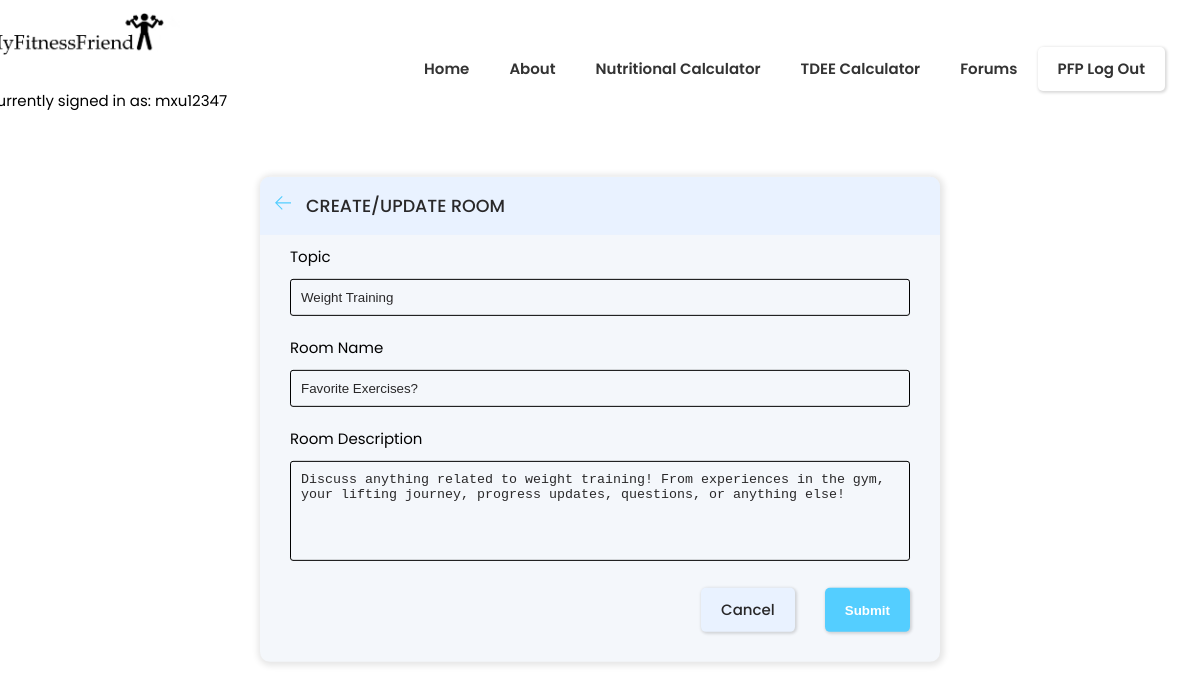
Screenshot of /update-room/1/ (signed in) with the database file from the repository.
### counter/models.py (models this page shows, shortened)
class Room(models.Model):
    host=  models.ForeignKey(User, on_delete= models.SET_NULL, null= True)
    topic = models.ForeignKey(Topic, on_delete= models.SET_NULL, null= True)
    name = models.CharField(max_length=200)
    description = models.TextField(null= True, blank= True)
    participants = models.ManyToManyField(User, related_name='participants', blank= True)
    updated = models.DateTimeField(auto_now= True) # everytime the save method is called, take the timestamp
    created = models.DateTimeField(auto_now_add= True) # autonow_add only saves time stamp on the inital add not everytime it's saved
    class Meta:
        ordering= ['-updated', '-created']

class Topic(models.Model):
    name= models.CharField(max_length= 200)

### counter/views.py (the view, shortened to what this page needs)
# urls.py: path('update-room/<str:pk>/', views.updateRoom, name= 'update-room'),
@login_required(login_url= 'login')
def updateRoom(request, pk):
    room= Room.objects.get(id= pk)
    form= RoomForm(instance= room) #pre-fills form with the values from a given room
    topics= Topic.objects.all()
    if request.user != room.host:
        return HttpResponse('You do not have permission to update this room.')
    context= {'form': form, 'topics': topics, 'room': room}
    return render(request, 'counter/room_form.html', context)

### counter/forms.py
class RoomForm(ModelForm):
    class Meta: #specify the model we want to create a form for (Room Model)
        model= Room
        fields= '__all__' #creates a form based off the fields in the Room model
        exclude= ['host', 'participants']

### counter/templates/counter/room_form.html (shortened to what this page needs)
{% extends 'main.html' %} {% block content %}
<main class="create-room layout">
  <div class="container">
    <div class="layout__box">
      <div class="layout__boxHeader">
        <div class="layout__boxTitle">
          <a href="{% url 'forums' %}">
            <svg
              version="1.1"
              xmlns="http://www.w3.org/2000/svg"
              width="32"
              height="32"
              viewBox="0 0 32 32"
            >
              <title>arrow-left</title>
              <path
                d="M13.723 2.286l-13.723 13.714 13.719 13.714 1.616-1.611-10.96-10.96h27.625v-2.286h-27.625l10.965-10.965-1.616-1.607z"
              ></path>
            </svg>
          </a>
          <h3>Create/Update Room</h3>
        </div>
      </div>
      <div class="layout__body">
        <form class="form" action="" method="POST">
          <div class="form__group">
            <label for="room_topic">Topic</label>
            <input
              required
              type="text"
              value="{{room.topic.name}}"
              name="topic"
              list="topic-list"
            />
          </div>
          <div class="form__group">
            <label for="room_name">Room Name</label>
            {{form.name}}
          </div>
          <div class="form__group">
            <label for="room_description">Room Description</label>
            {{form.description}}
          </div>
          <div class="form__action">
            <a class="btn btn--dark" href="{% url 'forums' %}">Cancel</a>
            <button class="btn btn--main" type="submit">Submit</button>
          </div>
        </form>
      </div>
    </div>
  </div>
</main>
{% endblock %}

### templates/navbar.html
{% load static %}
<header class="header header--loggedIn">
  <nav class="navbar">
    <div class="container">
      <div class="logo">
        <a href=" #home">
          <img
            src="{% static 'images/mfflogo.png'%}"
            class="mfflogo"
            alt="MyFitnessFriend Logo"
        /></a>
        <div class="user-display">
          {% if request.user.is_authenticated %}
          <p>Currently signed in as: {{request.user.username}}</p>
          {% endif %}
        </div>
      </div>
      <div class="main-menu">
        <ul>
          <li>
            <a href="#home">Home</a>
          </li>
          <li>
            <a href="#about">About</a>
          </li>
          <li>
            <a href="{% url 'foodcalc' %}">Nutritional Calculator</a>
          </li>
          <li>
            <a href="{% url 'tdee' %}">TDEE Calculator</a>
          </li>
          <li>
            <a href="{% url 'forums' %}"> Forums </a>
          </li>
          {% if request.user.is_authenticated %}
          <li>
            <a class="btn btn-light" href=" {% url 'logout' %}">
              <span> PFP </span>Log Out
            </a>
          </li>
          {% else %}
          <li>
            <a class="btn btn-light" href=" {% url 'login' %}">
              <i class="fas fa-user"></i> Log In
            </a>
          </li>
          {% endif %}
        </ul>
      </div>
    </div>
  </nav>
</header>

### fitness_app/static/style.css (style rules this page uses)
* { box-sizing: border-box; margin: 0; padding: 0; }
:root { --primary-color: #4B72D3; }
body { background-color: #ffffff; font-family: 'Poppins', sans-serif; font-size: 16px; line-height: 1.5; background:#fff; }
ul { list-style:none; }
img { max-width: 100%; }
.logo { position: relative; margin-bottom: -20px; }
.mfflogo { width:225px; position: relative; top: -30px; right: 80px; height:auto; }
.user-display { position: relative; right: 50px; top: -25px; }
form { position: relative; margin-top: -20px; }
.container { max-width: 1200px; margin: 0 auto; padding: 0 15px; }
:root { --color-main: #54ceff; --color-main-light: #e1f6fb; --color-dark: rgb(244, 247, 251); --color-dark-medium: #000000; --color-dark-light: #e9f2ff; --color-light: #292829; --color-gray: #8b8b8b; --color-light-gray: #000000; --color-bg: #ffffff; --color-success: #5dd693; --color-error: #fc4b0b; }
html { font-size: 56.25%; }
@media only screen and (min-width: 1200px) { html { font-size: 62.5%; } }
body { line-height: 1.6; font-weight: 400; font-size: 1.5rem; color: var(--color-light-gray); background-color: var(--color-bg); min-height: 100vh; }
img { width: 100%; }
a { display: inline-block; color: var(--color-main); text-decoration: none; }
.btn { background-color: transparent; border: none; display: inline-flex; align-items: center; gap: 1rem; cursor: pointer; transition: all ease-in-out 0.3s; padding: 1rem 2rem; border-radius: 5px; box-shadow: 1px 1px 3px 1px rgba(0, 0, 0, 0.15); font-weight: 500; }
.btn--main { background-color: var(--color-main); color: rgb(255, 255, 255); font-weight:600; }
.btn--dark { background-color: var(--color-dark-light); color: var(--color-light); }
.navbar { padding: 20px; background-color: white; }
.navbar a { text-decoration: none; color: #333; }
.navbar .container { display: flex; justify-content: space-between; align-items: center; }
.navbar .main-menu ul { display:flex; }
.navbar ul li a { padding: 10px 20px; display: block; font-weight: 600; transition: 0.4s; }
.layout { margin-top: 2.4rem; margin:0px 50px; }
.layout__box { width: 90%; max-width: 48rem; min-height: 40rem; position: absolute; top: 50%; left: 50%; transform: translate(-50%, -46%); background-color: var(--color-dark); border-radius: 1rem; box-shadow: 1px 1px 6px 3px rgba(0, 0, 0, 0.1); overflow: hidden; }
.layout__boxHeader { display: flex; padding: 1.5rem; background-color: var(--color-dark-light); }
.layout__boxTitle { display: flex; gap: 1.5rem; align-items: center; }
.layout__boxTitle h3 { text-transform: uppercase; font-weight: 500; color: var(--color-light); }
.layout__boxTitle svg { width: 1.6rem; height: 1.6rem; fill: var(--color-main); }
.layout__body { margin: 3rem; }
.form__group { margin-bottom: 2rem; width: 100%; }
.form__group label { display: block; font-size: 1.5rem; margin-bottom: 1rem; }
.form__group input, .form__group textarea, .form__group select { background: transparent; border: 1px solid var(--color-dark-medium); padding: 1rem; border-radius: 3px; width: 100%; color: var(--color-light); font-weight: 500; outline: none; }
.form__group textarea { background: transparent; height: 10rem; resize: none; }
.form__action { display: flex; justify-content: flex-end; gap: 3rem; }
.create-room.layout .layout__box { max-width: 68rem; }

### rows the page displays
Room: topic "Weight Training", name "Favorite Exercises?", description "Discuss anything related to weight training! From experiences in the gym, your lifting journey, progress updates, questions, or anything else!"

### other values shown
{{ request.user.username }} "mxu12347"
